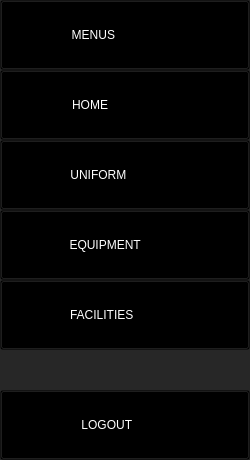
             <widget class="QFrame" name="frame_2">
              <property name="maximumSize">
               <size>
                <width>60</width>
                <height>16777215</height>
               </size>
              </property>
              <property name="styleSheet">
               <string notr="true">QFrame{
	background: transparent;
	background-color: rgb(39, 39, 39);
}

*{
	
	font: 15pt &quot;Calibri&quot;;
	color: rgb(255, 255, 255);
}


QPushButton {
	background-color: transparent;
	background: transparent;
}

QPushButton:hover {	
	background-color: rgb(71, 71, 71);
}
QPushButton:pressed {	
	background-color: rgb(70, 70, 70);
}</string>
              </property>
              <property name="frameShape">
               <enum>QFrame::NoFrame</enum>
              </property>
              <property name="frameShadow">
               <enum>QFrame::Raised</enum>
              </property>
              <layout class="QVBoxLayout" name="verticalLayout_2">
               <property name="spacing">
                <number>0</number>
               </property>
               <property name="leftMargin">
                <number>0</number>
               </property>
               <property name="topMargin">
                <number>0</number>
               </property>
               <property name="rightMargin">
                <number>0</number>
               </property>
               <property name="bottomMargin">
                <number>0</number>
               </property>
               <item>
                <layout class="QVBoxLayout" name="verticalLayout">
                 <property name="spacing">
                  <number>0</number>
                 </property>
                 <item>
                  <widget class="QPushButton" name="pushButton_5">
                   <property name="minimumSize">
                    <size>
                     <width>250</width>
                     <height>70</height>
                    </size>
                   </property>
                   <property name="text">
                    <string>   MENUS                      </string>
                   </property>
                   <property name="icon">
                    <iconset resource="IMAGES/images.qrc">
                     <normaloff>:/moreicon/more.png</normaloff>:/moreicon/more.png</iconset>
                   </property>
                   <property name="iconSize">
                    <size>
                     <width>30</width>
                     <height>30</height>
                    </size>
                   </property>
                  </widget>
                 </item>
                 <item>
                  <widget class="QPushButton" name="pushButton_4">
                   <property name="minimumSize">
                    <size>
                     <width>250</width>
                     <height>70</height>
                    </size>
                   </property>
                   <property name="styleSheet">
                    <string notr="true"/>
                   </property>
                   <property name="text">
                    <string>   HOME                        </string>
                   </property>
                   <property name="icon">
                    <iconset resource="IMAGES/images.qrc">
                     <normaloff>:/moreicon/home.png</normaloff>:/moreicon/home.png</iconset>
                   </property>
                   <property name="iconSize">
                    <size>
                     <width>35</width>
                     <height>35</height>
                    </size>
                   </property>
                  </widget>
                 </item>
                 <item>
                  <widget class="QPushButton" name="pushButton_6">
                   <property name="minimumSize">
                    <size>
                     <width>250</width>
                     <height>70</height>
                    </size>
                   </property>
                   <property name="styleSheet">
                    <string notr="true"/>
                   </property>
                   <property name="text">
                    <string>   UNIFORM                   </string>
                   </property>
                   <property name="icon">
                    <iconset resource="IMAGES/images.qrc">
                     <normaloff>:/uniform/filled.png</normaloff>:/uniform/filled.png</iconset>
                   </property>
                   <property name="iconSize">
                    <size>
                     <width>30</width>
                     <height>30</height>
                    </size>
                   </property>
                  </widget>
                 </item>
                 <item>
                  <widget class="QPushButton" name="pushButton_7">
                   <property name="minimumSize">
                    <size>
                     <width>250</width>
                     <height>70</height>
                    </size>
                   </property>
                   <property name="styleSheet">
                    <string notr="true"/>
                   </property>
                   <property name="text">
                    <string>   EQUIPMENT               </string>
                   </property>
                   <property name="icon">
                    <iconset resource="IMAGES/images.qrc">
                     <normaloff>:/equipment/sequip.png</normaloff>:/equipment/sequip.png</iconset>
                   </property>
                   <property name="iconSize">
                    <size>
                     <width>30</width>
                     <height>30</height>
                    </size>
                   </property>
                  </widget>
                 </item>
                 <item>
                  <widget class="QPushButton" name="pushButton_8">
                   <property name="minimumSize">
                    <size>
                     <width>250</width>
                     <height>70</height>
                    </size>
                   </property>
                   <property name="styleSheet">
                    <string notr="true"/>
                   </property>
                   <property name="text">
                    <string>    FACILITIES                  </string>
                   </property>
                   <property name="icon">
                    <iconset resource="IMAGES/images.qrc">
                     <normaloff>:/barbel/icons8-barbell-96.png</normaloff>:/barbel/icons8-barbell-96.png</iconset>
                   </property>
                   <property name="iconSize">
                    <size>
                     <width>30</width>
                     <height>30</height>
                    </size>
                   </property>
                  </widget>
                 </item>
                 <item>
                  <spacer name="verticalSpacer_3">
                   <property name="orientation">
                    <enum>Qt::Vertical</enum>
                   </property>
                   <property name="sizeHint" stdset="0">
                    <size>
                     <width>20</width>
                     <height>40</height>
                    </size>
                   </property>
                  </spacer>
                 </item>
                 <item>
                  <widget class="QPushButton" name="pushButton_9">
                   <property name="minimumSize">
                    <size>
                     <width>250</width>
                     <height>70</height>
                    </size>
                   </property>
                   <property name="text">
                    <string>       LOGOUT                  </string>
                   </property>
                   <property name="icon">
                    <iconset resource="IMAGES/images.qrc">
                     <normaloff>:/logout/LOGOUT.png</normaloff>:/logout/LOGOUT.png</iconset>
                   </property>
                   <property name="iconSize">
                    <size>
                     <width>30</width>
                     <height>30</height>
                    </size>
                   </property>
                  </widget>
                 </item>
                </layout>
               </item>
              </layout>
             </widget>
